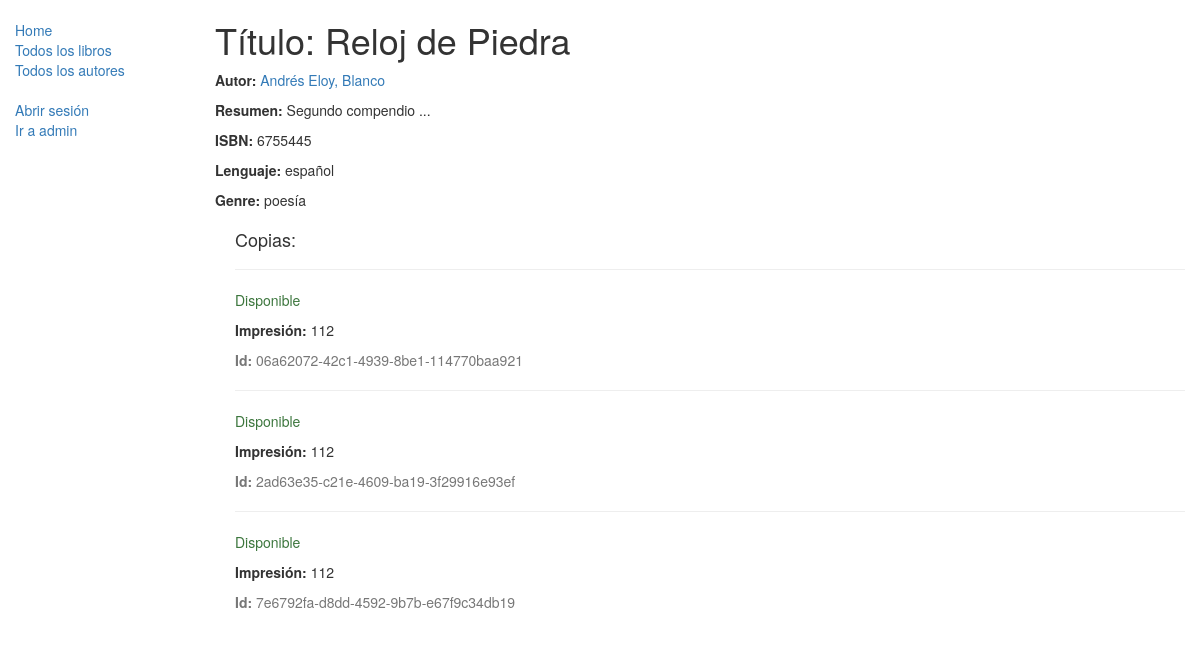
Before: /catalogo/libro/3 with the older database file.
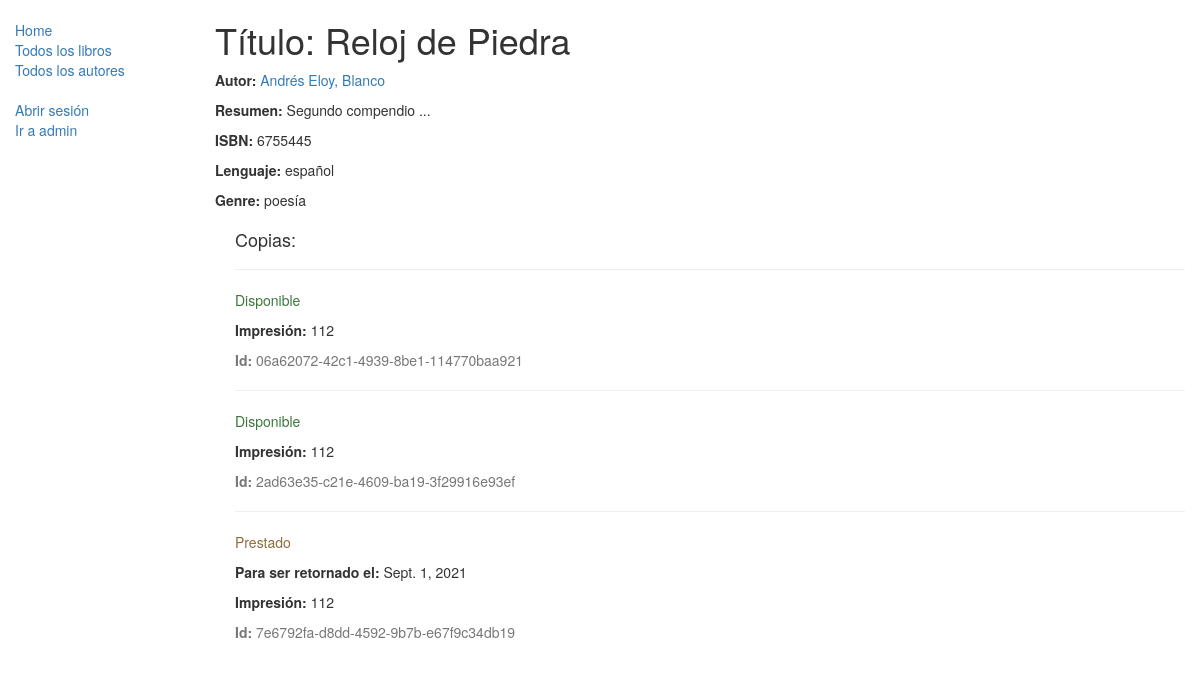
After: the same page with the newer database file.
### catalogo/models.py (models this page shows, shortened)
class EjemplarEspecifico(models.Model):
    id = models.UUIDField(primary_key=True, default=uuid.uuid4, help_text="ID único para este libro particular en toda la biblioteca")
    libro = models.ForeignKey('Libro', on_delete=models.SET_NULL, null=True)
    impresion = models.CharField(max_length=200)
    devolucion = models.DateField(null=True, blank=True)
    prestatario = models.ForeignKey(User, on_delete=models.SET_NULL, null=True, blank=True) #Note que el argumento de primero en la instanciación del objeto/clase, models.ForeingKey, User, representa una tabla o clase implicita de django, consistente en todos los usuarios de la aplicación django, guardados en la base de datos.
    campoConstante = 'xxx' #Podemos meter un atributo-campo como una constante simbólica. Todos los registros o filas tendrán este valor en su campo o columna.
    PRESTAMO_STATUS = (
        ('m', 'Mantenimiento'),
        ('p', 'Prestado'),
        ('d', 'Disponible'),
        ('r', 'Reservado'),
    )
    status = models.CharField(max_length=1, choices=PRESTAMO_STATUS, blank=True, default='m', help_text='Estatus en que se encuentra actualmente el ejemplar específico.')
    class Meta:
        ordering = ["devolucion"]
        permissions = (("permisoBibliotecario1", "Permiso tipo 1 sólo para bibliotecarios"), ("permisoBibliotecario2", "Permiso tipo 2 sólo para bibliotecarios"), ("unPermisoX", "Un permiso de hacer x cosa a x usuario."), )

### catalogo/views.py (the view)
class VistaDetalleDeLibro(generic.DetailView):
    model = Libro  #Mismo modelo Libro, distinto tipo de vista genérica (generic.DetailView)

### catalogo/models.py (called while the page is built)
    def __str__(self):
        return self.nombre

    def __str__(self):
        return '%s, %s' % (self.nombre, self.apellido)

    def __str__(self):
        return self.nombre

### catalogo/templates/catalogo/libro_detail.html (shortened to what this page needs)
{% extends "base_generica.html" %}
{% block content %}
  <h1>Título: {{ libro.titulo }}</h1>
  <p><strong>Autor:</strong> <a href="{% url 'autor-detail' libro.autor.pk %}">{{ libro.autor }}</a></p>
  <p><strong>Resumen:</strong> {{ libro.resumen }}</p>
  <p><strong>ISBN:</strong> {{ libro.isbn }}</p>
  <p><strong>Lenguaje:</strong> {{ libro.lenguaje }}</p>
  <p><strong>Genre:</strong> {% for genero in libro.genero.all %} {{ genero }}{% if not forloop.last %}, {% endif %}{% endfor %}</p>
  <div style="margin-left:20px;margin-top:20px">
    <h4>Copias:</h4>
    {% for copy in libro.ejemplarespecifico_set.all %}
    <hr>
    <p class="{% if copy.status == 'd' %}text-success{% elif copy.status == 'm' %}text-danger{% else %}text-warning{% endif %}">{{ copy.get_status_display }}</p>{% if copy.status ==... dentro de la etiqueta de marcado de apertura de párrafo.-->
    {% if copy.status != 'd' %}<p><strong>Para ser retornado el:</strong> {{copy.devolucion}}</p>{% endif %}
    <p><strong>Impresión:</strong> {{copy.impresion}}</p>
    <p class="text-muted"><strong>Id:</strong> {{copy.id}}</p>
    {% endfor %}
  </div>
{% endblock %}

Changed rows visible on the page:
changed EjemplarEspecifico "7e6792fa-d8dd-4592-9b7b-e67f9c34db19": status "Disponible" → "Prestado"; devolucion (not shown) → "Sept. 1, 2021"
